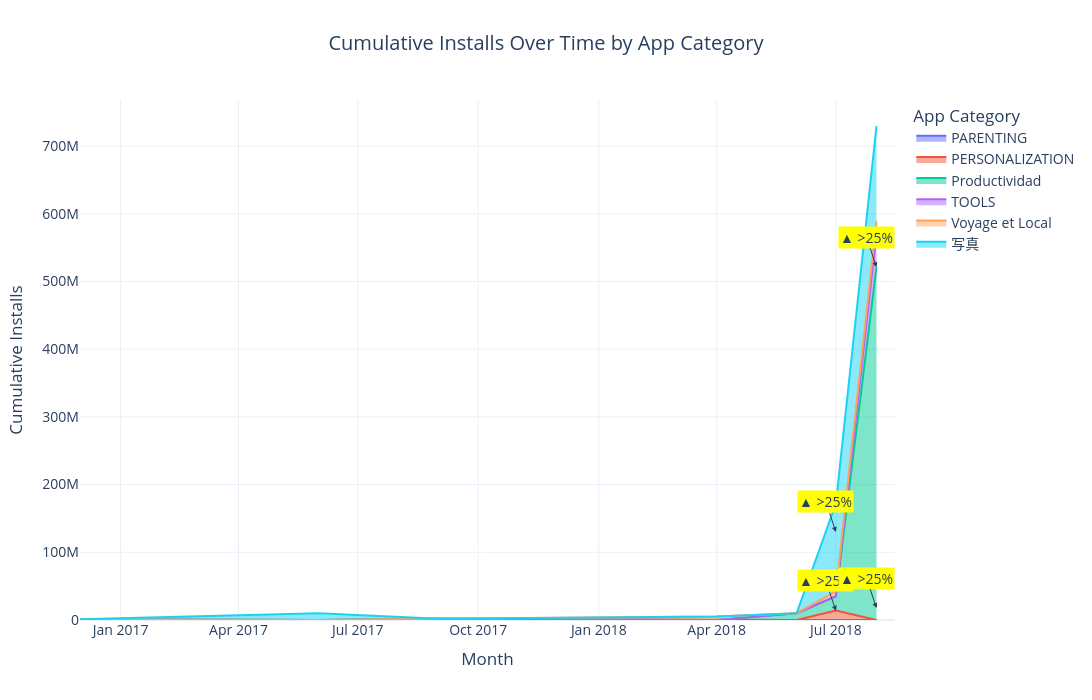

Notebook code cell kept with this figure:
### Code cell
fig.update_layout(
    title={
        "text":"Cumulative Installs Over Time by App Category",
        "x":0.5
    },
    xaxis_title="Month",
    yaxis_title="Cumulative Installs",
    legend_title="App Category",
    template="plotly_white",
    hovermode="x unified",
    font=dict(size=14)
)
fig.update_layout(
    width=1200,
    height=700
)

### Figure 1 — Plotly figure (JSON) as saved in the notebook; plotly's stock layout.template omitted (floating-point values rounded to 4 significant figures)
{"data": [{"fillpattern": {"shape": ""}, "hovertemplate": "Display_Category=PARENTING<br>Month=%{x}<br>Cumulative_Installs=%{y}<extra></extra>", "legendgroup": "PARENTING", "line": {"color": "#636efa"}, "marker": {"symbol": "circle"}, "mode": "lines", "name": "PARENTING", "orientation": "v", "showlegend": true, "stackgroup": "1", "type": "scatter", "x": ["2018-07"], "xaxis": "x", "y": [600000.0], "yaxis": "y"}, {"fillpattern": {"shape": ""}, "hovertemplate": "Display_Category=PERSONALIZATION<br>Month=%{x}<br>Cumulative_Installs=%{y}<extra></extra>", "legendgroup": "PERSONALIZATION", "line": {"color": "#EF553B"}, "marker": {"symbol": "circle"}, "mode": "lines", "name": "PERSONALIZATION", "orientation": "v", "showlegend": true, "stackgroup": "1", "type": "scatter", "x": ["2016-12", "2017-09", "2018-07"], "xaxis": "x", "y": [1000000.0, 2000000.0, 13500000.0], "yaxis": "y"}, {"fillpattern": {"shape": ""}, "hovertemplate": "Display_Category=Productividad<br>Month=%{x}<br>Cumulative_Installs=%{y}<extra></extra>", "legendgroup": "Productividad", "line": {"color": "#00cc96"}, "marker": {"symbol": "circle"}, "mode": "lines", "name": "Productividad", "orientation": "v", "showlegend": true, "stackgroup": "1", "type": "scatter", "x": ["2018-06", "2018-07", "2018-08"], "xaxis": "x", "y": [10000000.0, 21000000.0, 521000000.0], "yaxis": "y"}, {"fillpattern": {"shape": ""}, "hovertemplate": "Display_Category=TOOLS<br>Month=%{x}<br>Cumulative_Installs=%{y}<extra></extra>", "legendgroup": "TOOLS", "line": {"color": "#ab63fa"}, "marker": {"symbol": "circle"}, "mode": "lines", "name": "TOOLS", "orientation": "v", "showlegend": true, "stackgroup": "1", "type": "scatter", "x": ["2018-08"], "xaxis": "x", "y": [50000000.0], "yaxis": "y"}, {"fillpattern": {"shape": ""}, "hovertemplate": "Display_Category=Voyage et Local<br>Month=%{x}<br>Cumulative_Installs=%{y}<extra></extra>", "legendgroup": "Voyage et Local", "line": {"color": "#FFA15A"}, "marker": {"symbol": "circle"}, "mode": "lines", "name": "Voyage et Local", "orientation": "v", "showlegend": true, "stackgroup": "1", "type": "scatter", "x": ["2018-04", "2018-07", "2018-08"], "xaxis": "x", "y": [5000000.0, 7000000.0, 17600000.0], "yaxis": "y"}, {"fillpattern": {"shape": ""}, "hovertemplate": "Display_Category=写真<br>Month=%{x}<br>Cumulative_Installs=%{y}<extra></extra>", "legendgroup": "写真", "line": {"color": "#19d3f3"}, "marker": {"symbol": "circle"}, "mode": "lines", "name": "写真", "orientation": "v", "showlegend": true, "stackgroup": "1", "type": "scatter", "x": ["2017-06", "2018-07", "2018-08"], "xaxis": "x", "y": [10000000.0, 130000000.0, 141000000.0], "yaxis": "y"}], "layout": {"annotations": [{"arrowhead": 2, "bgcolor": "yellow", "showarrow": true, "text": "▲ >25%", "x": "2018-07", "y": 13500000}, {"arrowhead": 2, "bgcolor": "yellow", "showarrow": true, "text": "▲ >25%", "x": "2018-08", "y": 521000000}, {"arrowhead": 2, "bgcolor": "yellow", "showarrow": true, "text": "▲ >25%", "x": "2018-08", "y": 17600000}, {"arrowhead": 2, "bgcolor": "yellow", "showarrow": true, "text": "▲ >25%", "x": "2018-07", "y": 130000000}], "font": {"size": 14}, "height": 700, "hovermode": "x unified", "legend": {"title": {"text": "App Category"}, "tracegroupgap": 0}, "title": {"text": "Cumulative Installs Over Time by App Category", "x": 0.5}, "width": 1200, "xaxis": {"anchor": "y", "domain": [0, 1], "title": {"text": "Month"}}, "yaxis": {"anchor": "x", "domain": [0, 1], "title": {"text": "Cumulative Installs"}}}}
